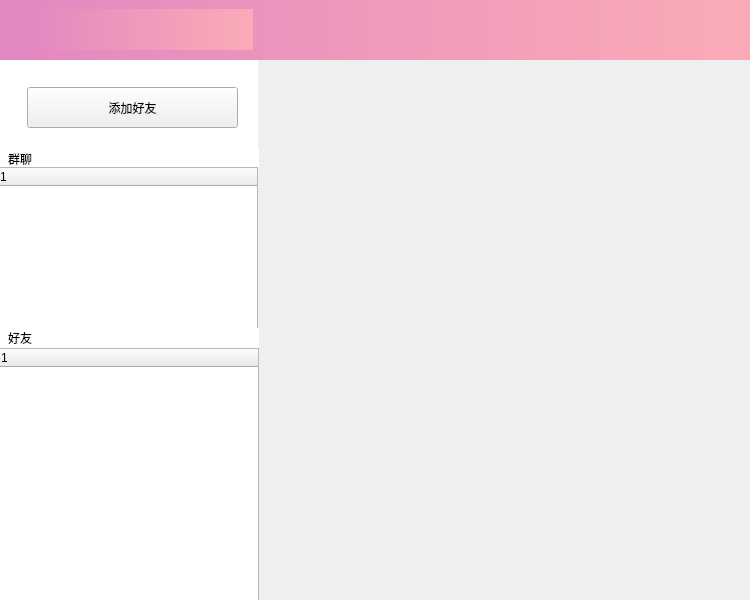
<?xml version="1.0" encoding="UTF-8"?>
<ui version="4.0">
 <class>MainWindow</class>
 <widget class="QWidget" name="MainWindow">
  <property name="geometry">
   <rect>
    <x>0</x>
    <y>0</y>
    <width>750</width>
    <height>600</height>
   </rect>
  </property>
  <property name="windowTitle">
   <string>Form</string>
  </property>
  <widget class="QWidget" name="widget" native="true">
   <property name="geometry">
    <rect>
     <x>-1</x>
     <y>59</y>
     <width>261</width>
     <height>541</height>
    </rect>
   </property>
   <widget class="QWidget" name="verticalLayoutWidget">
    <property name="geometry">
     <rect>
      <x>-1</x>
      <y>-1</y>
      <width>261</width>
      <height>551</height>
     </rect>
    </property>
    <layout class="QVBoxLayout" name="verticalLayout">
     <item>
      <widget class="QStackedWidget" name="stackedWidget">
       <property name="styleSheet">
        <string notr="true">QWidegt{
	background-color: rgb(255, 255, 255);
}</string>
       </property>
       <property name="currentIndex">
        <number>0</number>
       </property>
       <widget class="QWidget" name="FriendList">
        <widget class="QTreeWidget" name="FriendTree">
         <property name="geometry">
          <rect>
           <x>0</x>
           <y>290</y>
           <width>261</width>
           <height>261</height>
          </rect>
         </property>
         <column>
          <property name="text">
           <string notr="true">1</string>
          </property>
         </column>
        </widget>
        <widget class="QWidget" name="widget_4" native="true">
         <property name="geometry">
          <rect>
           <x>-1</x>
           <y>-1</y>
           <width>261</width>
           <height>91</height>
          </rect>
         </property>
         <property name="styleSheet">
          <string notr="true">#widget_4{
	background-color: rgb(255, 255, 255);
	border-bottom: none;
	border-top:none;
	border-left:none;
}</string>
         </property>
         <widget class="QPushButton" name="AddFriend_Room">
          <property name="geometry">
           <rect>
            <x>30</x>
            <y>30</y>
            <width>211</width>
            <height>41</height>
           </rect>
          </property>
          <property name="styleSheet">
           <string notr="true">QPushButton::menu-indicator{
	image:none;
}</string>
          </property>
          <property name="text">
           <string>添加好友</string>
          </property>
         </widget>
        </widget>
        <widget class="QWidget" name="widget_5" native="true">
         <property name="geometry">
          <rect>
           <x>0</x>
           <y>269</y>
           <width>261</width>
           <height>21</height>
          </rect>
         </property>
         <property name="styleSheet">
          <string notr="true">#widget_5{
	background-color: rgb(255, 255, 255);
	border-bottom: none;
	border-top:none;
	border-left:none;
}</string>
         </property>
         <widget class="QLabel" name="label">
          <property name="geometry">
           <rect>
            <x>10</x>
            <y>0</y>
            <width>71</width>
            <height>21</height>
           </rect>
          </property>
          <property name="text">
           <string>好友</string>
          </property>
         </widget>
        </widget>
        <widget class="QWidget" name="widget_6" native="true">
         <property name="geometry">
          <rect>
           <x>0</x>
           <y>90</y>
           <width>261</width>
           <height>21</height>
          </rect>
         </property>
         <property name="styleSheet">
          <string notr="true">#widget_6{
	background-color: rgb(255, 255, 255);
	border-bottom: none;
	border-top:none;
	border-left:none;
}</string>
         </property>
         <widget class="QLabel" name="label_3">
          <property name="geometry">
           <rect>
            <x>10</x>
            <y>0</y>
            <width>71</width>
            <height>21</height>
           </rect>
          </property>
          <property name="text">
           <string>群聊</string>
          </property>
         </widget>
        </widget>
        <widget class="QWidget" name="GroupList" native="true">
         <property name="geometry">
          <rect>
           <x>-1</x>
           <y>109</y>
           <width>261</width>
           <height>161</height>
          </rect>
         </property>
         <property name="styleSheet">
          <string notr="true">#GroupList{
	background-color: rgb(255, 255, 255);
	border-bottom: none;
	border-top:none;
	border-left:none;
}</string>
         </property>
         <widget class="QTreeWidget" name="GroupTree">
          <property name="geometry">
           <rect>
            <x>0</x>
            <y>0</y>
            <width>261</width>
            <height>192</height>
           </rect>
          </property>
          <property name="styleSheet">
           <string notr="true"/>
          </property>
          <column>
           <property name="text">
            <string notr="true">1</string>
           </property>
          </column>
         </widget>
        </widget>
       </widget>
      </widget>
     </item>
    </layout>
   </widget>
  </widget>
  <widget class="QWidget" name="widget_2" native="true">
   <property name="geometry">
    <rect>
     <x>-1</x>
     <y>-1</y>
     <width>751</width>
     <height>61</height>
    </rect>
   </property>
   <property name="styleSheet">
    <string notr="true">QWidget{
	background-color: qlineargradient(spread:pad, x1:0, y1:0, x2:1, y2:0, stop:0 rgba(227, 135, 193, 255), stop:1 rgba(251, 171, 182, 255));
}</string>
   </property>
   <widget class="QPushButton" name="FriendButton">
    <property name="geometry">
     <rect>
      <x>460</x>
      <y>10</y>
      <width>91</width>
      <height>61</height>
     </rect>
    </property>
    <property name="styleSheet">
     <string notr="true">border:none;
background-color: none;</string>
    </property>
    <property name="text">
     <string/>
    </property>
    <property name="icon">
     <iconset resource="Resource.qrc">
      <normaloff>:/images/friend_icon.png</normaloff>:/images/friend_icon.png</iconset>
    </property>
    <property name="iconSize">
     <size>
      <width>40</width>
      <height>40</height>
     </size>
    </property>
   </widget>
   <widget class="QTextEdit" name="UserJidEdit">
    <property name="geometry">
     <rect>
      <x>23</x>
      <y>10</y>
      <width>231</width>
      <height>41</height>
     </rect>
    </property>
    <property name="styleSheet">
     <string notr="true">border:none;</string>
    </property>
   </widget>
  </widget>
  <widget class="QWidget" name="widget_3" native="true">
   <property name="geometry">
    <rect>
     <x>259</x>
     <y>59</y>
     <width>491</width>
     <height>541</height>
    </rect>
   </property>
   <property name="styleSheet">
    <string notr="true">border:none;</string>
   </property>
   <widget class="QStackedWidget" name="stackedWidget_2">
    <property name="geometry">
     <rect>
      <x>-1</x>
      <y>-1</y>
      <width>491</width>
      <height>541</height>
     </rect>
    </property>
    <property name="currentIndex">
     <number>0</number>
    </property>
    <widget class="QWidget" name="page"/>
   </widget>
  </widget>
 </widget>
 <resources>
  <include location="Resource.qrc"/>
 </resources>
 <connections/>
</ui>
